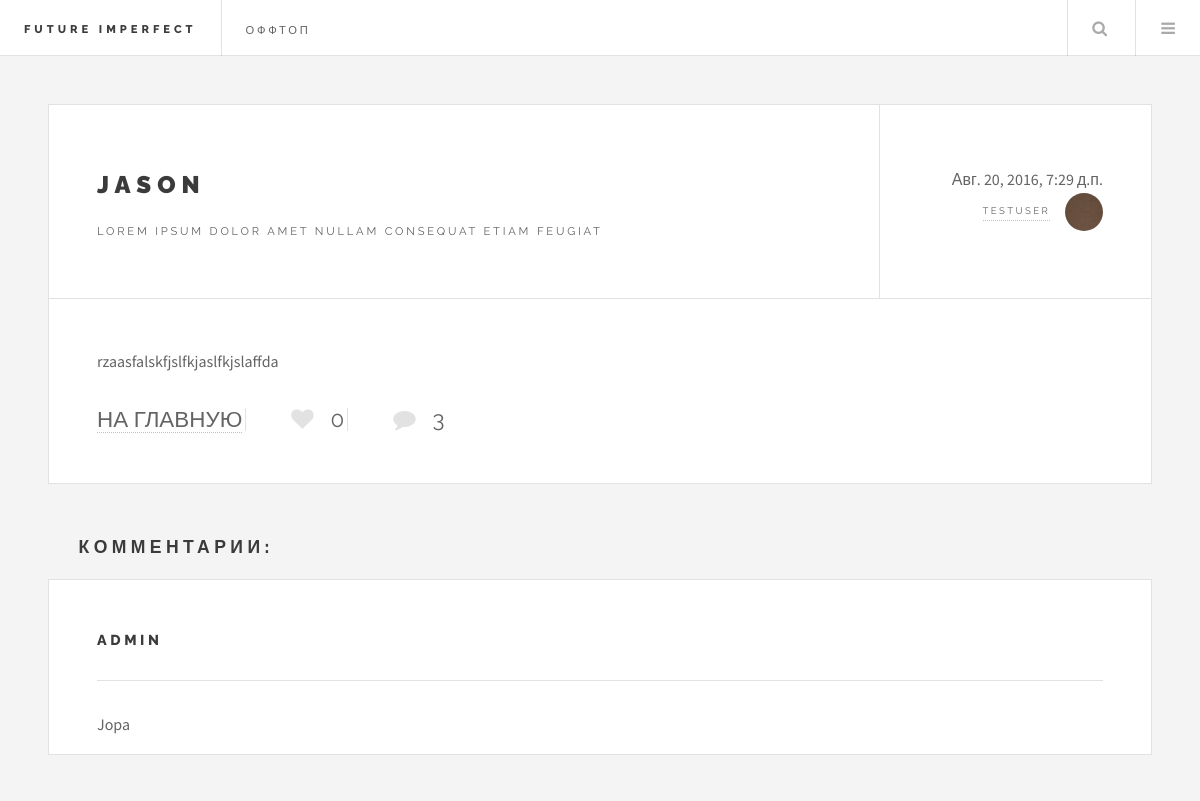
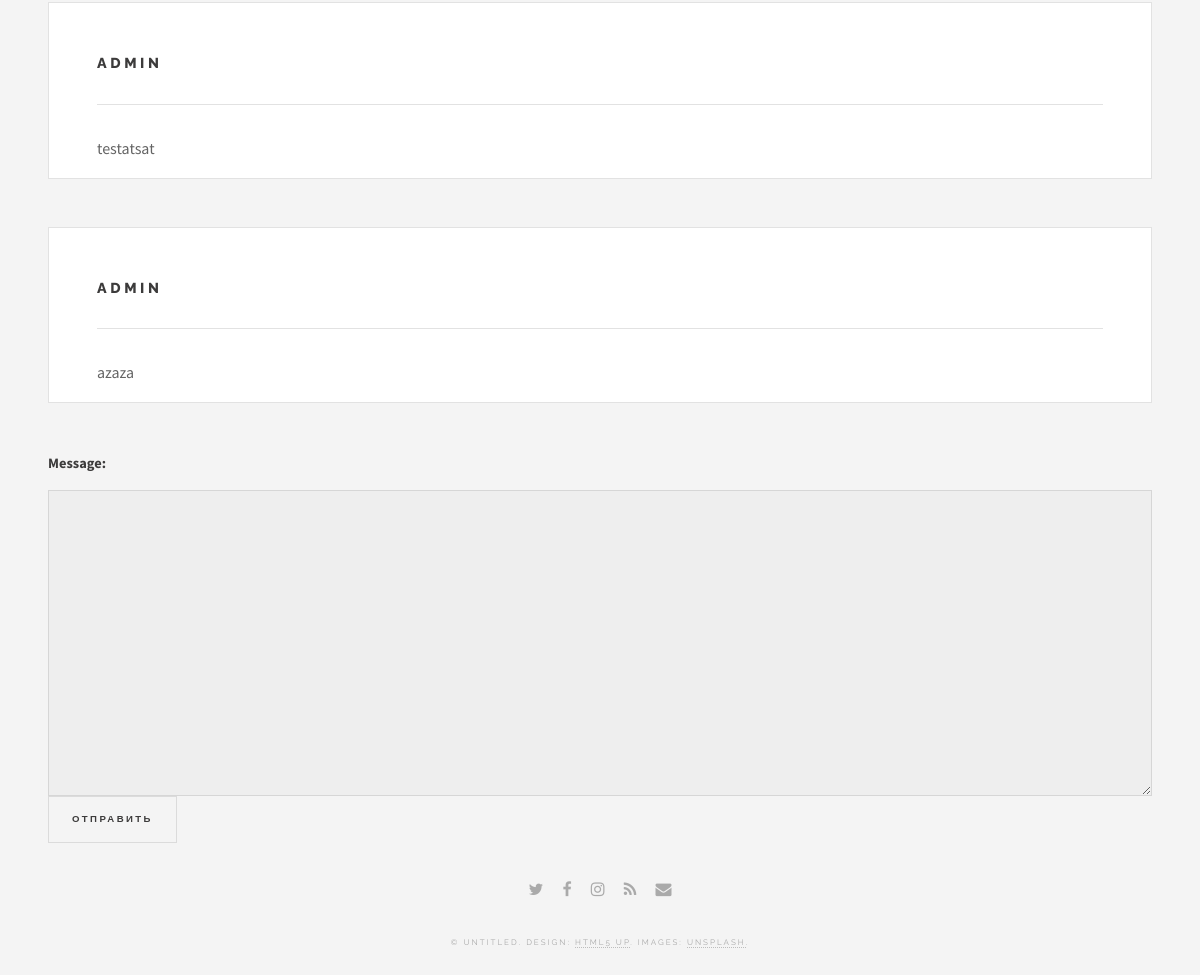
Screenshot of /article/32/ with the database file from the repository (2 pictures, top to bottom).
### blog/models.py (models this page shows, shortened)
class Post(models.Model):
    author = models.ForeignKey(settings.AUTH_USER_MODEL, default=1)
    title = models.CharField(max_length=20, verbose_name='Заголовок')
    about = models.CharField(max_length=40, verbose_name='Описание')
    message = models.TextField(verbose_name='Текст')
    likes_post = models.IntegerField(default=0)
    image = models.ImageField(null=True,
                              blank=True,
                              upload_to=upload_url,
                              verbose_name='Постер',
                              width_field="width_field",
                              height_field="heigth_field"
                              )
    width_field = models.IntegerField(null=True,default=0)
    heigth_field = models.IntegerField(null=True,default=0)
    created_date = models.DateTimeField(default=timezone.now)
    def get_count_lk(self):
        return get_count_likes(self.id,Post)
    class Meta:
        ordering = ['-created_date']

class Comment(models.Model):
    author = models.ForeignKey('auth.User')
    message = models.TextField(max_length=300)
    comment_post = models.ForeignKey(Post)
    likes = models.IntegerField(default=0)
    created_date = models.DateTimeField(default=timezone.now)

### blog/views.py (the view)
# urls.py: url(r'^article/(?P<article_id>[0-9]+)/$', views.article,name='article'),
def article(request, article_id=None):
    objects = get_object_or_404(Post, id=article_id)
    form = AddCommentForPost(request.POST or None)
    if form.is_valid():
        instance = form.save(commit=False)
        instance.author = request.user
        instance.comment_post = objects
        instance.save()
        return HttpResponseRedirect(objects.get_absolute_url())
    return render(request,'single.html',{'objects':objects,'comments':Comment.objects.filter(comment_post=article_id),'form':form})

### blog/forms.py
class AddCommentForPost(forms.ModelForm):
    class Meta:
        model = Comment
        fields = [
            'message'
        ]

### blog/models.py (called while the page is built)
def get_count_likes(id,model):
    return Likes.objects.filter(content_type=ContentType.objects.get_for_model(model),object_id=id).count()

### blog/templates/single.html (shortened to what this page needs)
<!DOCTYPE HTML>
<html>
	<head>
		<link rel="stylesheet" href="/static/assets/css/main.css" />
	</head>
	<body class="single">
			<div id="wrapper">
					<header id="header">
						<h1><a href="/">Future Imperfect</a></h1>
						<nav class="links">
							<ul>
								<li><a href="/offtop/">ОФФТОП</a></li>
							</ul>
						</nav>
						<nav class="main">
							<ul>
								<li class="search">
									<a class="fa-search" href="#search">Search</a>
								</li>
								<li class="menu">
									<a class="fa-bars" href="#menu">Menu</a>
								</li>
							</ul>
						</nav>
					</header>
					<div id="main">
							<article class="post">
								<header>
									<div class="title">
										<h2><a href="#">{{ objects.title }}</a></h2>
										<p>Lorem ipsum dolor amet nullam consequat etiam feugiat</p>
									</div>
									<div class="meta">
                                        {{ objects.created_date }}
										<a href="#" class="author"><span class="name">{{ objects.author }}</span><img src="/static/images/avatar.jpg" alt="" /></a>
									</div>
								</header>
								<p>{{ objects.message|linebreaksbr}}</p>
								<footer>
									<ul class="stats">
										<li><a href="#">НА ГЛАВНУЮ</a></li>
										<li><a href="#" class="icon fa-heart">{{ objects.get_count_lk }}</a></li>
										<li><a href="#" class="icon fa-comment">{{ comments.count }}</a></li>
									</ul>
								</footer>
							</article>
                            {% if comments.count != 0 %}
                            <h2>&emsp; Комментарии:</h2>
                            {% endif %}
                        {% for com in comments %}
                            <article class="post">
                                <h3>{{ com.author }}<br><hr></h3>
                                {{ com.message }}
                            </article>
                        {% endfor %}
                            <form method="POST">{% csrf_token %}
                            {{ form }}
                                <input type="submit" value="Отправить" >
                            </form>
					</div>
					<section id="footer">
						<ul class="icons">
							<li><a href="#" class="fa-twitter"><span class="label">Twitter</span></a></li>
							<li><a href="#" class="fa-facebook"><span class="label">Facebook</span></a></li>
							<li><a href="#" class="fa-instagram"><span class="label">Instagram</span></a></li>
							<li><a href="#" class="fa-rss"><span class="label">RSS</span></a></li>
							<li><a href="#" class="fa-envelope"><span class="label">Email</span></a></li>
						</ul>
						<p class="copyright">&copy; Untitled. Design: <a href="http://html5up.net">HTML5 UP</a>. Images: <a href="http://unsplash.com">Unsplash</a>.</p>
					</section>
			</div>
	</body>
</html>

### rows the page displays
Post: title "JASON", created_date "Авг. 20, 2016, 7:29 д.п.", author "TESTUSER", message "rzaasfalskfjslfkjaslfkjslaffda", get_count_lk "0"
Comment: author "ADMIN", message "Jopa"
Comment: author "ADMIN", message "testatsat"
Comment: author "ADMIN", message "azaza"

### other values shown
{{ comments.count }} "3"
